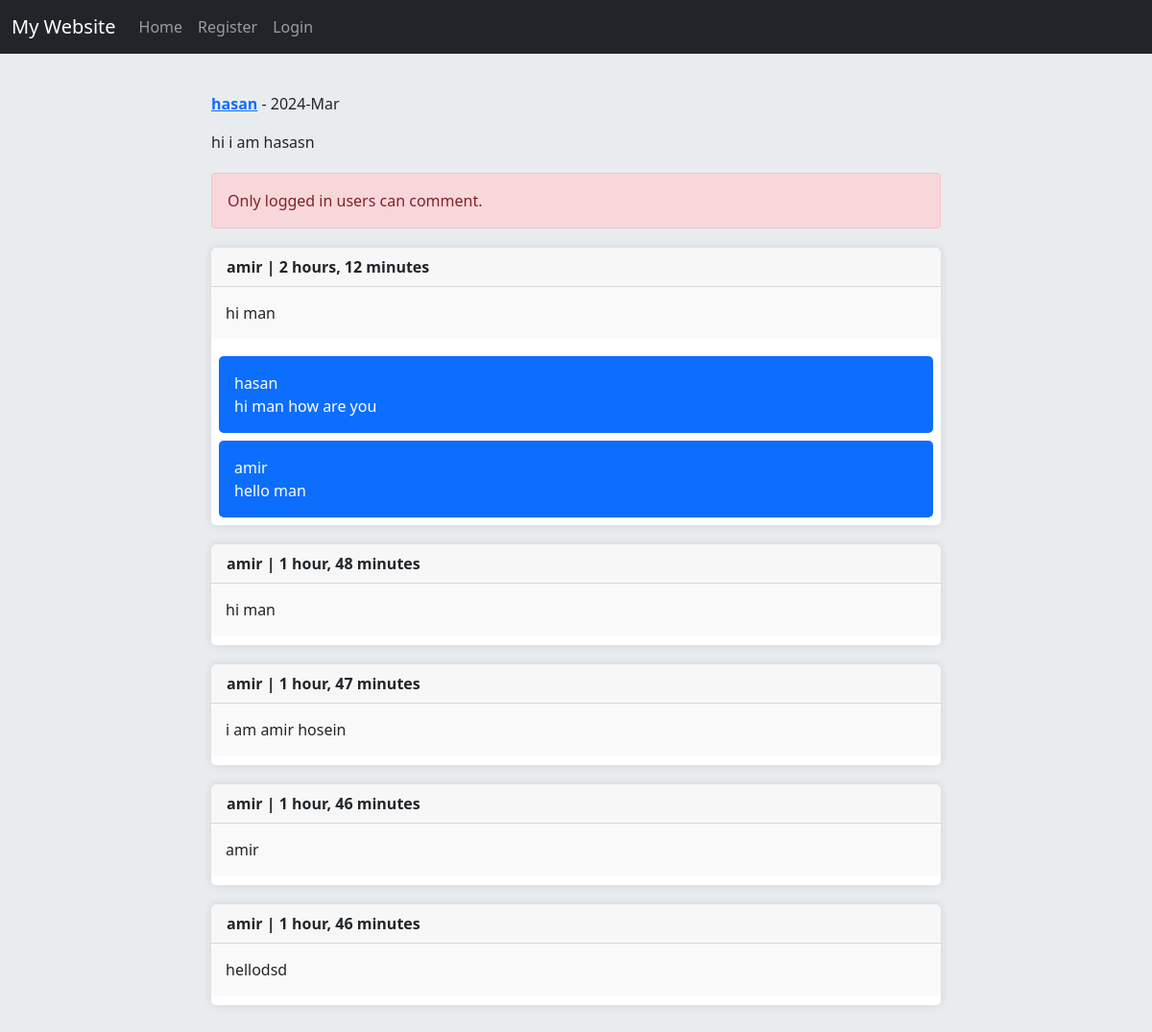
The page /post/2/hi-i-am-hasasn/ on the database its author committed.
### home/models.py (models this page shows, shortened)
class Post(models.Model):
	user = models.ForeignKey(User, on_delete=models.CASCADE, related_name='posts')
	body = models.TextField()
	slug = models.SlugField()
	title = models.CharField(max_length=100, null=True, blank=True)
	created = models.DateTimeField(auto_now_add=True)
	updated = models.DateTimeField(auto_now=True)
	class Meta:
		ordering = ['-created']

class Comment(models.Model):
	user = models.ForeignKey(User, on_delete=models.CASCADE, related_name='ucomments')
	post = models.ForeignKey(Post, on_delete=models.CASCADE, related_name='pcomments')
	reply = models.ForeignKey('self', on_delete=models.CASCADE, related_name='rcomments', blank=True, null=True)
	is_reply = models.BooleanField(default=False)
	body = models.TextField(max_length=400)
	created = models.DateTimeField(auto_now_add=True)

### home/views.py (the view, shortened to what this page needs)
# urls.py: path('post/<int:post_id>/<slug:post_slug>/', views.PostDetailView.as_view(), name='post_detail'),
class PostDetailView(View):
	form_class = CommentCreateForm
	form_class_reply = CommentReplyForm
	def setup(self, request, *args, **kwargs):
		self.post_instance = get_object_or_404(Post, pk=kwargs['post_id'], slug=kwargs['post_slug'])
		return super().setup(request, *args, **kwargs)
	def get(self, request, *args, **kwargs):
		comments = self.post_instance.pcomments.filter(is_reply=False)
		can_like = False
		if request.user.is_authenticated and self.post_instance.user_can_like(request.user):
			can_like = True
		return render(request, 'home/detail.html', {'post':self.post_instance, 'comments':comments, 'form':self.form_class, 'reply_form':self.form_class_reply, 'can_like':can_like})

### home/templates/home/detail.html (shortened to what this page needs)
{% extends 'base.html' %}
{% load static %}
{% block extra_headers %}
<link rel="stylesheet" href="{% static 'account/css/style.css' %}">
{% endblock %}
{% block content %}
    <div class="post-details">
        <div class="post-info">
            <p><a href="{% url 'account:user_profile' post.user.id %}" class="username">{{ post.user.username }}</a> - {{ post.updated|date:"Y-M" }}</p>
            <p class="post-body">{{ post.body }}</p>
        </div>
        {% if request.user.is_authenticated %}
            <div class="like-comment-section">
                <a href="{% url 'home:post_like' post.id %}" class="btn btn-primary {% if can_like %}disabled{% endif %}">Like {{ post.likes_count }}</a>
                <form action="" method="post" class="comment-form">
                    {% csrf_token %}
                    {{ form.as_p }}
                    <button type="submit" class="btn btn-primary">Send</button>
                </form>
            </div>
        {% else %}
            <p class="alert alert-danger">Only logged in users can comment.</p>
        {% endif %}
        <div class="comments">
            {% for comment in comments %}
                <div class="comment">
                    <div class="card">
                        <div class="card-header">{{ comment.user }} | {{ comment.created|timesince }}</div>
                        <div class="card-body">{{ comment.body }}</div>
                        <div class="replies">
                            {% with replies=comment.rcomments.all %}
                                {% for reply in replies %}
                                    <div class="reply bg-primary text-white p-3 m-2">{{ reply.user }} <br/> {{ reply.body }}</div>
                                {% endfor %}
                            {% endwith %}
                        </div>
                    </div>
                </div>
            {% empty %}
                <p>No comments yet!</p>
            {% endfor %}
        </div>
    </div>
{% endblock %}

### templates/base.html (shortened to what this page needs)
{% load static %}
<!DOCTYPE html>
<html lang="en">
<head>
    <link href="https://cdn.jsdelivr.net/npm/bootstrap@5.1.3/dist/css/bootstrap.min.css" rel="stylesheet">
    <link rel="stylesheet" href="{% static 'css/style.css' %}">
    {% block extra_headers %} {% endblock %}
</head>
<body>
    {% include 'inc/navbar.html' %}
    <div class="jumbotron">
        {% block content %} {% endblock %}
    </div>
</body>
</html>

### templates/inc/navbar.html (shortened to what this page needs)
<nav class="navbar navbar-expand-lg navbar-dark bg-dark">
  <div class="container-fluid">
    <a class="navbar-brand" href="{% url 'home:home' %}">My Website</a>
    <div class="collapse navbar-collapse" id="navbarNav">
      <ul class="navbar-nav">
        <li class="nav-item">
          <a class="nav-link" href="{% url 'home:home' %}">Home</a>
        </li>
        {% if request.user.is_authenticated %}
        <li class="nav-item">
          <a class="nav-link" href="{% url 'account:user_profile' request.user.id %}">Profile</a>
        </li>
        <li class="nav-item">
          <a class="nav-link" href="{% url 'account:user_logout' %}">Logout</a>
        </li>
        {% else %}
        <li class="nav-item">
          <a class="nav-link" href="{% url 'account:user_register' %}">Register</a>
        </li>
        <li class="nav-item">
          <a class="nav-link" href="{% url 'account:user_login' %}">Login</a>
        </li>
        {% endif %}
      </ul>
    </div>
  </div>
</nav>

### account/static/account/css/style.css (style rules this page uses)
.card { margin-bottom: 20px; border: none; border-radius: 5px; box-shadow: 0 0 10px rgba(0, 0, 0, 0.1); }
.card-body { padding: 15px; }
.post-details { width: 100%; max-width: 800px; margin: 0 auto; padding: 20px; }
.post-info { margin-bottom: 20px; }
.username { font-weight: bold; }
.post-body { margin-bottom: 20px; }
.comments { margin-top: 20px; }
.comment { margin-bottom: 20px; }
.card-header { font-weight: bold; }
.card-body { padding: 10px; background-color: #f9f9f9; border-radius: 5px; }
.replies { margin-top: 10px; }
.reply { padding: 10px; background-color: #007bff; border-radius: 5px; color: #fff; }
.card { margin-top: 20px; }

### templates/base.html (style rules this page uses)
.jumbotron { padding: 20px; margin-bottom: 20px; background-color: #e9ecef; }

### rows shown on the page
Post: user.username "hasan", updated "2024-Mar", body "hi i am hasasn"
Comment: user "amir", created "2 hours, 12 minutes", body "hi man"
Comment: user "hasan", body "hi man how are you"
Comment: user "amir", body "hello man"
Comment: user "amir", created "1 hour, 48 minutes", body "hi man"
Comment: user "amir", created "1 hour, 47 minutes", body "i am amir hosein"
Comment: user "amir", created "1 hour, 46 minutes", body "amir"
Comment: user "amir", created "1 hour, 46 minutes", body "hellodsd"
